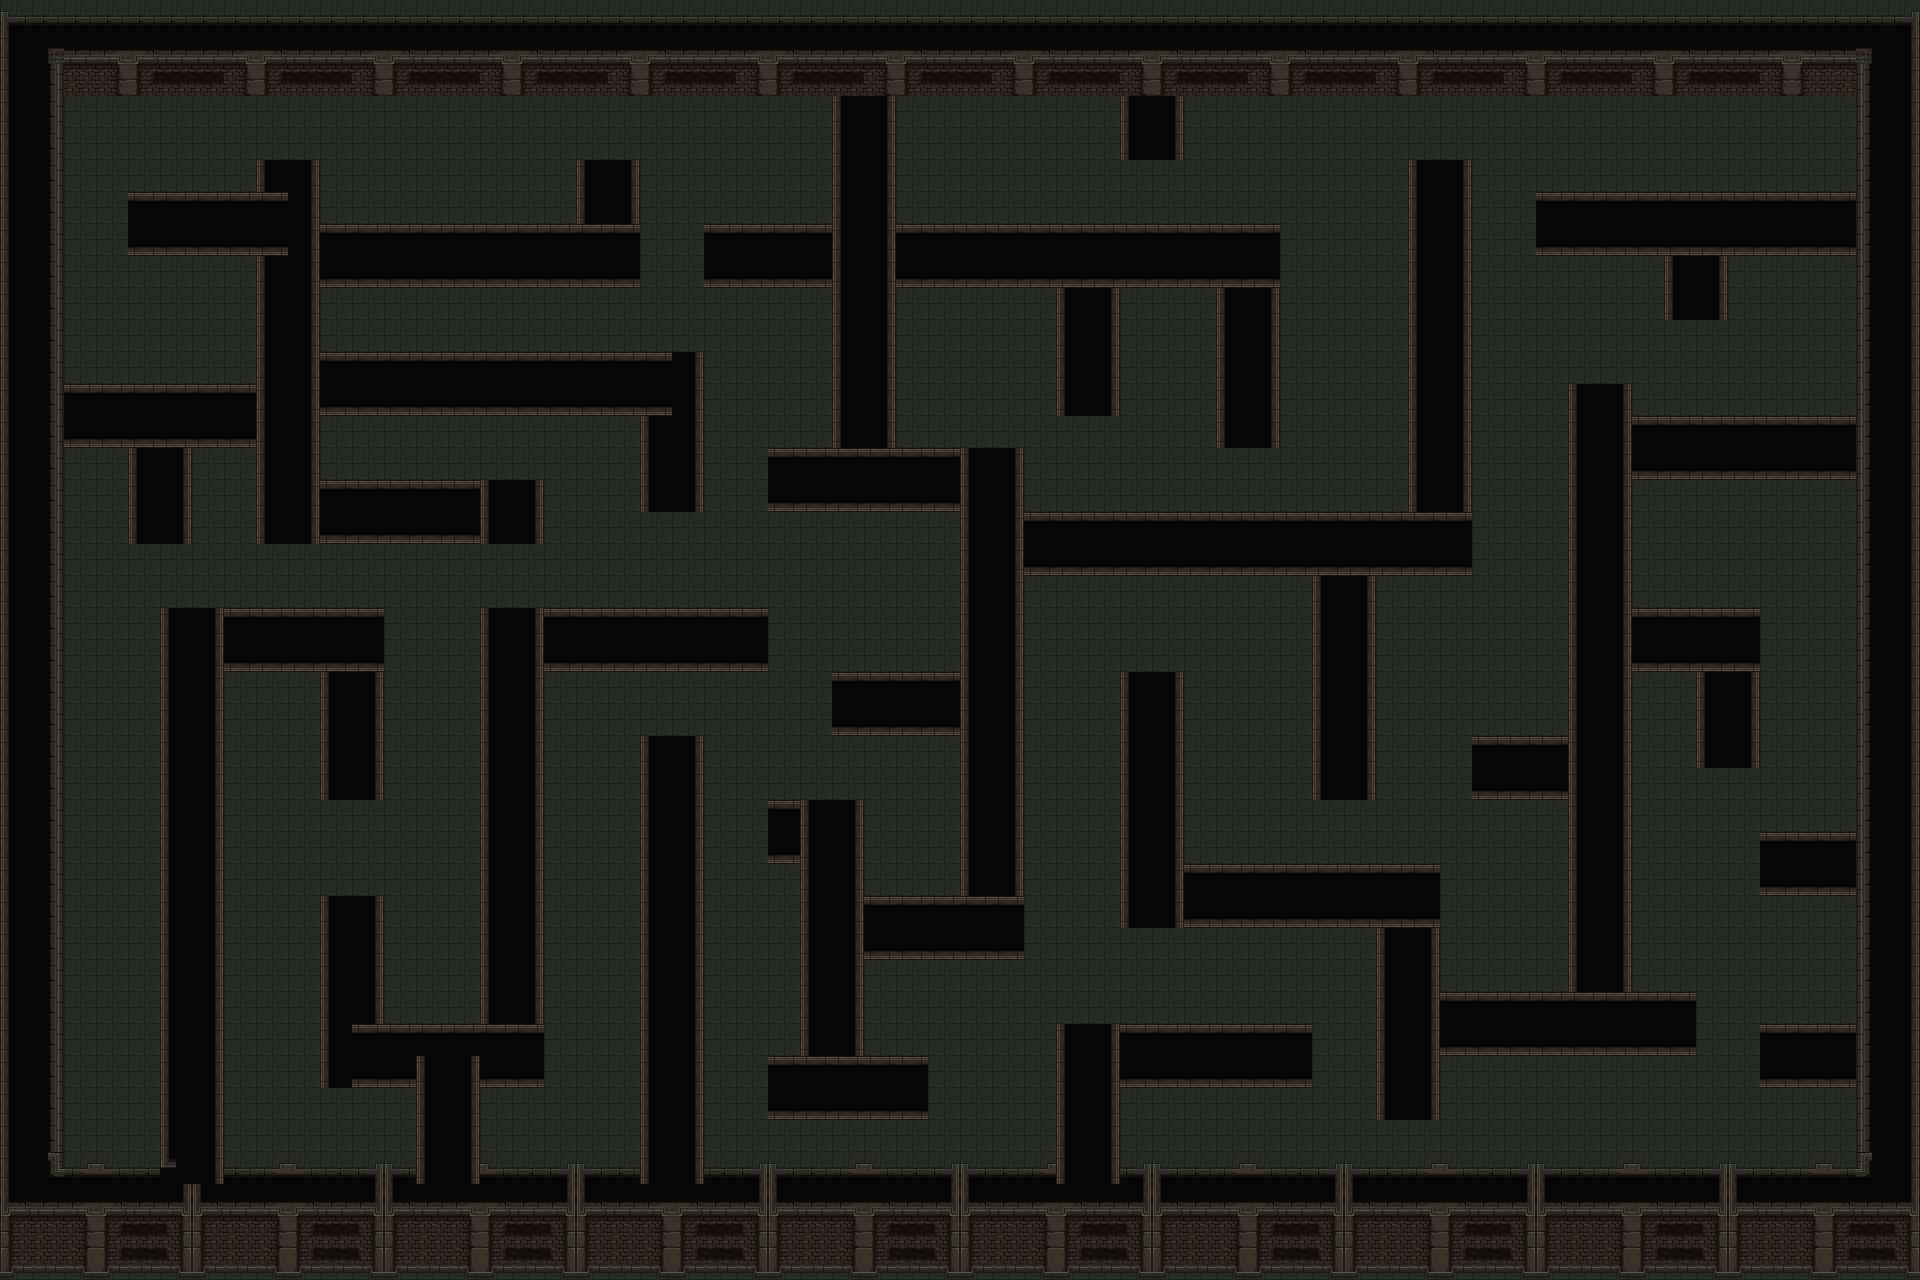

A 2D game scene composited from a Tiled map and its tileset images. What follows is a short description and the map's XML, with each tile layer's data collapsed to a summary:
An orthogonal 60x40 tile map with 32x32 px tiles, 3 tile layers (ground, walls, decor), 3 tilesets and 20 objects (9x trap, 7x enemy, 2x key, player_spawn, potion).

<map version="1.10" tiledversion="1.12.2" orientation="orthogonal" renderorder="right-down" width="60" height="40" tilewidth="32" tileheight="32" infinite="0" nextlayerid="18" nextobjectid="25">
 <tileset firstgid="1" source="tileset.tsx" />
 <tileset firstgid="25" source="player.tsx" />
 <tileset firstgid="41" source="mainlevbuild.tsx" />
 <layer id="16" name="ground" width="60" height="40">
  <data>[2400 cells, 2400 non-empty, 4 distinct tile ids]</data>
 </layer>
 <layer id="15" name="walls" width="60" height="40">
  <properties>
   <property name="solid" value="true" />
  </properties>
  <data>[2400 cells, 1228 non-empty, 30 distinct tile ids]</data>
 </layer>
 <layer id="5" name="decor" width="60" height="40">
  <data>[2400 cells, 0 non-empty, 0 distinct tile ids]</data>
 </layer>
 <objectgroup id="17" name="objects">
  <object id="16" name="player_spawn" x="122.221" y="1146.13">
   <point />
  </object>
  <object id="17" name="enemy_2" type="enemy" x="1814.22" y="409.451">
   <point />
  </object>
  <object id="19" name="enemy_1" type="enemy" x="1367.8" y="317.567">
   <point />
  </object>
  <object id="20" name="enemy_2" type="enemy" x="1680.81" y="925.172">
   <point />
  </object>
  <object id="21" name="enemy_3" type="enemy" x="1272.76" y="662.133">
   <point />
  </object>
  <object id="22" name="key_1" type="key" x="227.198" y="360.9">
   <point />
  </object>
  <object id="22" name="trap_1" type="trap" x="1344.87" y="958.028" width="32" height="32" />
  <object id="23" name="trap_2" type="trap" x="1487.35" y="224.572" width="32" height="32" />
  <object id="24" name="trap_3" type="trap" x="1609.51" y="155.367" width="32" height="32" />
  <object id="17" name="enemy_3" type="enemy" x="745.113" y="972.137">
   <point />
  </object>
  <object id="19" name="enemy_2" type="enemy" x="100.49" y="514.364">
   <point />
  </object>
  <object id="22" name="key_1" type="key" x="584.761" y="1133.38">
   <point />
  </object>
  <object id="22" name="trap_1" type="trap" x="722.925" y="460.442" width="32" height="32" />
  <object id="23" name="trap_2" type="trap" x="252.925" y="573.701" width="32" height="32" />
  <object id="24" name="trap_3" type="trap" x="1141.23" y="174.057" width="32" height="32" />
  <object id="27" name="enemy_1" type="enemy" x="427.867" y="934.146">
   <point />
  </object>
  <object id="35" name="potion_1" type="potion" x="801.766" y="189.58">
   <point />
  </object>
  <object id="22" name="trap_1" type="trap" x="1822" y="294" width="32" height="32" />
  <object id="23" name="trap_2" type="trap" x="367.333" y="30" width="32" height="32" />
  <object id="24" name="trap_3" type="trap" x="448" y="30.6667" width="32" height="32" />
 </objectgroup>
</map>
